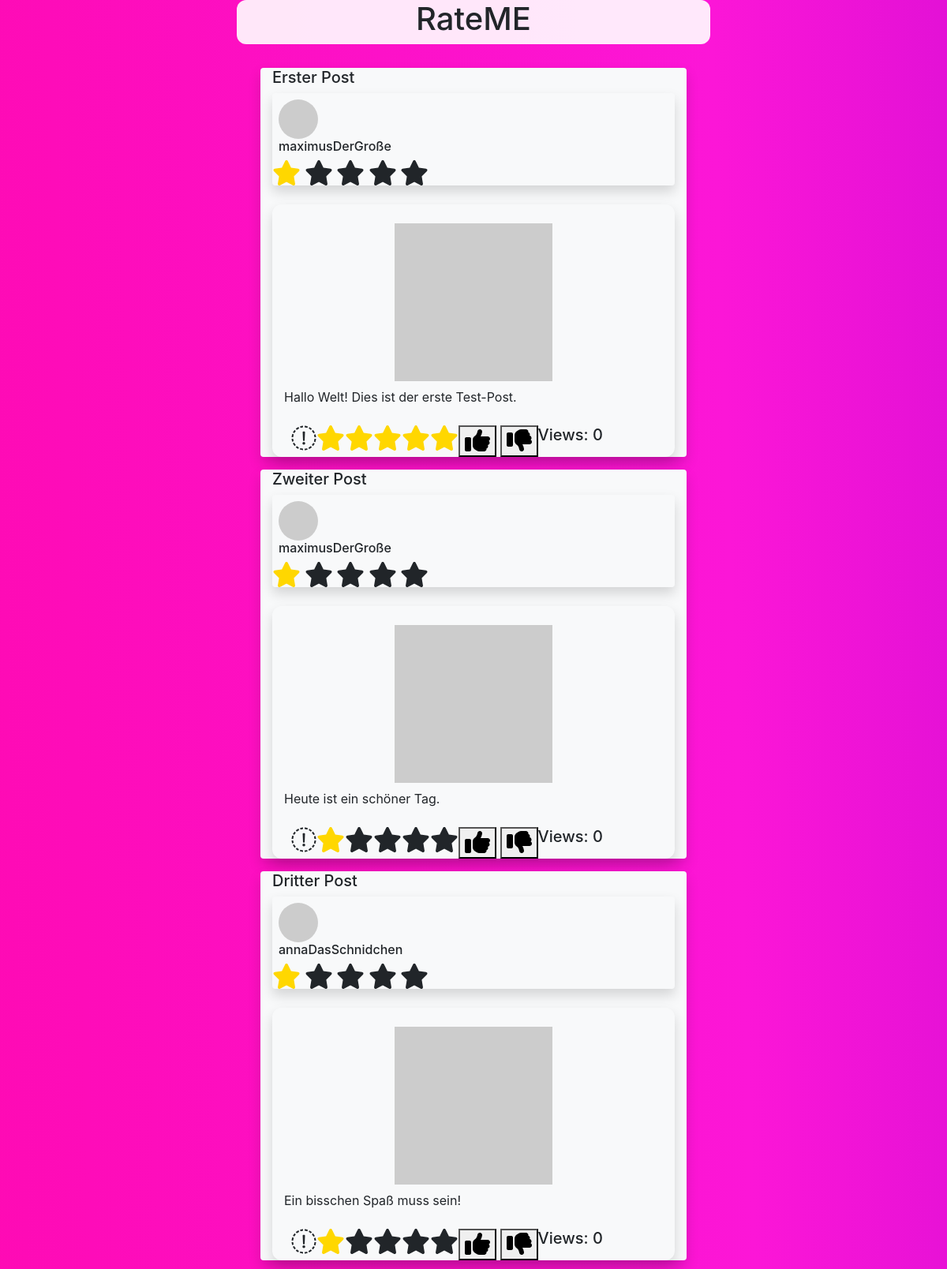
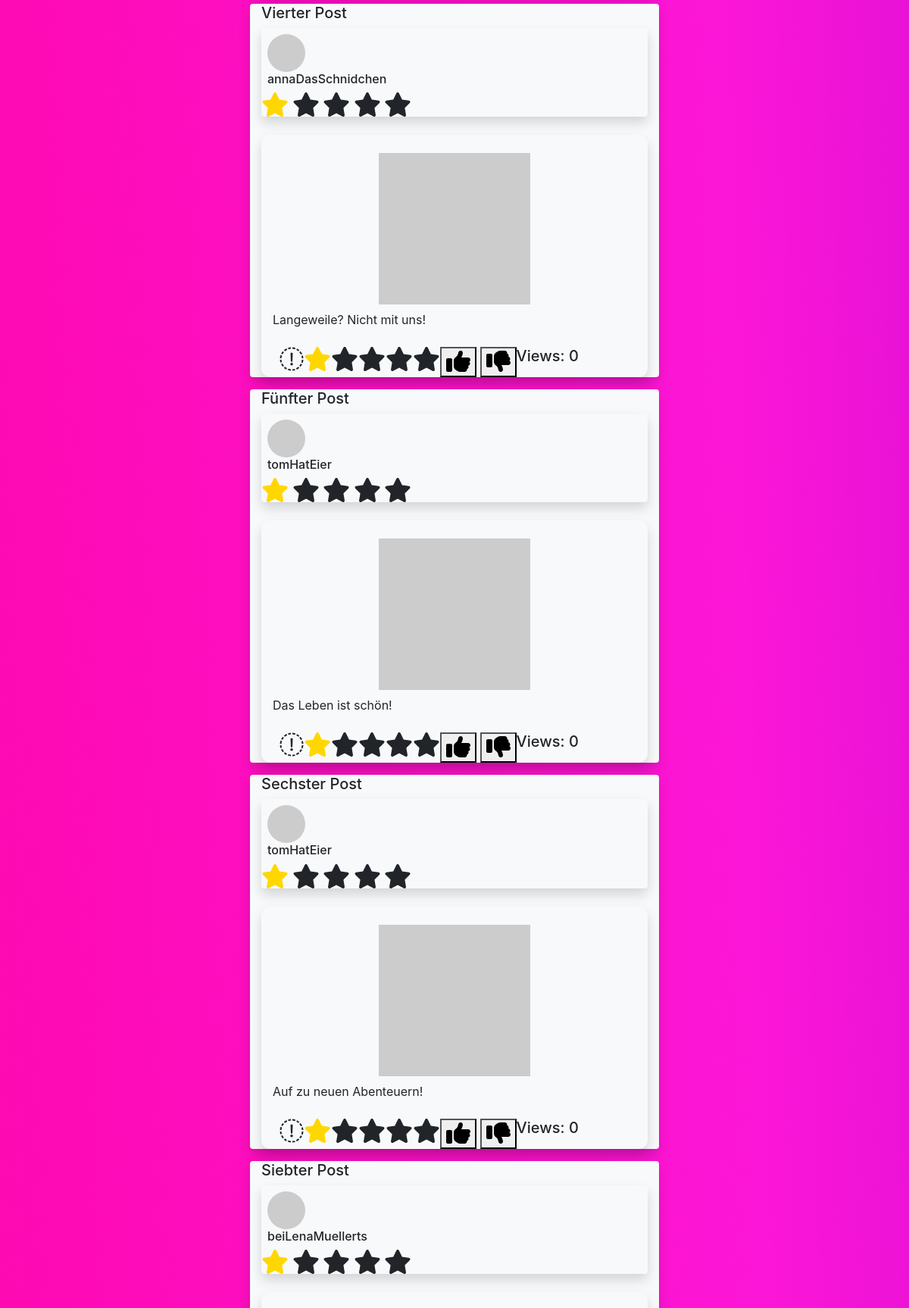
The app's page /home.php (signed in, upper part) with its own data (2 pictures, top to bottom).
### tables this page shows
CREATE TABLE `post_content` (
  `post_content_ID` int(11) NOT NULL,
  `post_content_headline` varchar(20) NOT NULL,
  `post_content_description` text NOT NULL,
  `post_content_image` blob NOT NULL
);

CREATE TABLE `user` (
  `user_pre_name` varchar(20) NOT NULL,
  `user_sur_name` varchar(20) NOT NULL,
  `user_username` varchar(40) NOT NULL,
  `user_email` varchar(120) NOT NULL,
  `user_rating` int(120) NOT NULL,
  `user_password` varchar(20) NOT NULL,
  `user_id` int(11) NOT NULL,
  `user_join_date` date NOT NULL DEFAULT current_timestamp()
);

### get_post.php (called while the page is built, shortened)
<?php
function get_post($post_id)
{
    $conn = connect_db();
    $sql = "SELECT * FROM post WHERE post_id = ?";
    $stmt = mysqli_prepare($conn, $sql);
    mysqli_stmt_bind_param($stmt, "i", $post_id);
    mysqli_stmt_execute($stmt);
    $result = mysqli_stmt_get_result($stmt);
    if ($result && mysqli_num_rows($result) > 0) {
        $post = mysqli_fetch_assoc($result);
        $views = $post['post_views'];
        $date = $post['post_date'];
        $rating = $post['post_rating'];
        return array($views, $rating, $date);
    } else {
        return array(0, 0, '');
    }
}
function get_post_content($post_id)
{
    $conn = connect_db();
    $sql = "SELECT post_content_ID FROM post_ids WHERE post_ID = ?";
    $stmt = mysqli_prepare($conn, $sql);
    mysqli_stmt_bind_param($stmt, "i", $post_id);
    mysqli_stmt_execute($stmt);
    $result = mysqli_stmt_get_result($stmt);
    if ($result && mysqli_num_rows($result) > 0) {
        $post_content_id = mysqli_fetch_assoc($result)['post_content_ID'];
        $sql = "SELECT * FROM post_content WHERE post_content_ID = ?";
        $stmt = mysqli_prepare($conn, $sql);
        mysqli_stmt_bind_param($stmt, "i", $post_content_id);
        mysqli_stmt_execute($stmt);
        $result = mysqli_stmt_get_result($stmt);
        if ($result && mysqli_num_rows($result) > 0) {
            $post_content = mysqli_fetch_assoc($result);
            $post_content_headline = $post_content['post_content_headline'];
            $post_content_description = $post_content['post_content_description'];
            $post_content_image = $post_content['post_content_image'];
            return array($post_content_headline, $post_content_description, $post_content_image);
        } else {
            return array('', '', '');
        }
    } else {
        return array('', '', '');
    }
}
function get_views($post_id)
{
    return get_post($post_id)[0];
}
function get_rating($post_id)
{
    if (is_null(get_post($post_id)[1])) {
        return 0;
    } else {
        return get_post($post_id)[1];
    }
}
function get_Headline($post_id)
{
    return get_post_content($post_id)[0];
}
function get_description($post_id){
    return get_post_content($post_id)[1];
}
function get_20_newest_posts()
{
    $conn = connect_db();
    $sql = "SELECT post_ID FROM post ORDER BY post_date LIMIT 20";
    $result = mysqli_query($conn, $sql);
    $result_array = array();
    while ($row = mysqli_fetch_array($result)) {
        $result_array[] = $row["post_ID"];
    }
    return $result_array;
}

### get_username.php (called while the page is built, shortened)
<?php
function getPostCreator($postid)
{
    $conn = connect_db();
    $sql = "SELECT user_id FROM user_posts WHERE post_ID = $postid";
    $result = mysqli_query($conn, $sql);
    $user_ID = mysqli_fetch_assoc($result)['user_id'];
    $sql = "SELECT user_username FROM user WHERE user_id = $user_ID";
    $result = mysqli_query($conn, $sql);
    $user_username = mysqli_fetch_assoc($result)['user_username'];
    return $user_username;
}

### post.php (the view, shortened to what this page needs)
<?php
include_once 'get_username.php';
function show_post($postid, $show_RatingButtons)
{
    if (isset($postid)) {
?>
        <div class="container rounded shadow mb-3 bg-light text">
            <h5><?php echo get_Headline($postid); ?></h5>
            <div class="rounded shadow mb-8">
                <img src="https://picsum.photos/50" alt="" class="profile-pic ml-2 mt-2">
                <h6 class="ml-2">
                    <?php
                    $username = getPostCreator($postid);
                    echo $username;
                    ?>
                </h6>
                <?php
                $username = getPostCreator($postid);
                $sql = "SELECT user_rating FROM `user` WHERE user_username = '$username'";
                $conn = connect_db();
                $result = mysqli_query($conn, $sql);
                $row = mysqli_fetch_assoc($result);
                $userRating = $row['user_rating'];
                if (is_null($userRating)) {
                    echo 0.0;
                } else {
                    if ($userRating >= 20) { ?>
                        <i class="fa fa-star fa-2xl" style="color: gold;"></i>
                    <?php } else { ?>
                        <i class="fa fa-star fa-2xl"></i>
                    <?php }
                    if ($userRating >= 40) { ?>
                        <i class="fa fa-star fa-2xl" style="color: gold;"></i>
                    <?php } else { ?>
                        <i class="fa fa-star fa-2xl"></i>
                    <?php }
                    if ($userRating >= 60) { ?>
                        <i class="fa fa-star fa-2xl" style="color: gold;"></i>
                    <?php } else { ?>
                        <i class="fa fa-star fa-2xl"></i>
                    <?php }
                    if ($userRating >= 80) { ?>
                        <i class="fa fa-star fa-2xl" style="color: gold;"></i>
                    <?php } else { ?>
                        <i class="fa fa-star fa-2xl"></i>
                    <?php }
                    if ($userRating >= 95) { ?>
                        <i class="fa fa-star fa-2xl" style="color: gold;"></i>
                    <?php } else { ?>
                        <i class="fa fa-star fa-2xl"></i>
                    <?php }
                }
                ?>
            </div>
            <br>
            <div class="text-center round container shadow">
                <br>
                <img src="https://picsum.photos/200" alt="">
                <p style="text-align: left;" class="mt-2"><?php echo get_description($postid); ?></p>
                <div class="text-left row mt-4">
                    <i class="fa fa-commenting-o fa-2xl ml-4"></i>
                    <?php
                    $ID = $postid;
                    $rating = get_rating($ID);
                    if (is_null($rating)) {
                        echo 0.0;
                    } else {
                        if ($rating >= 20) { ?>
                            <i class="fa fa-star fa-2xl" style="color: gold;"></i>
                        <?php } else { ?>
                            <i class="fa fa-star fa-2xl"></i>
                        <?php }
                        if ($rating >= 40) { ?>
                            <i class="fa fa-star fa-2xl" style="color: gold;"></i>
                        <?php } else { ?>
                            <i class="fa fa-star fa-2xl"></i>
                        <?php }
                        if ($rating >= 60) { ?>
                            <i class="fa fa-star fa-2xl" style="color: gold;"></i>
                        <?php } else { ?>
                            <i class="fa fa-star fa-2xl"></i>
                        <?php }
                        if ($rating >= 80) { ?>
                            <i class="fa fa-star fa-2xl" style="color: gold;"></i>
                        <?php } else { ?>
                            <i class="fa fa-star fa-2xl"></i>
                        <?php }
                        if ($rating >= 95) { ?>
                            <i class="fa fa-star fa-2xl" style="color: gold;"></i>
                        <?php } else { ?>
                            <i class="fa fa-star fa-2xl"></i>
                        <?php }
                    }
                    if ($show_RatingButtons) {
                    ?>
                        <form action="like_post.php" method="post">
                            <button type="submit" name="like_type" value="like"><i class="fas fa-thumbs-up fa-2x"> </i>
                            </button>
                            <button type="submit" name="like_type" value="dislike"><i class="fas fa-thumbs-down fa-2x"></i>
                            </button>
                        </form>
                    <?php } ?>
                    <h5>Views: <?php $ID = 11;
                                if (is_null(get_views($ID))) echo 0;
                                else echo get_views($ID); ?> </h5>
                </div>
            </div>
        </div>
<?php
    }
}
?>

### home.php (shortened to what this page needs)
<!DOCTYPE html>
<html lang="en">
<head>
    <link rel="stylesheet" href="home.css">
    <link rel="stylesheet" href="https://cdn.jsdelivr.net/npm/bootstrap@4.1.3/dist/css/bootstrap.min.css">
</head>
<body class="gradient-background" >
    <div class="container rounded  mb-5 text content" style="height: 100%; width: 50%;">
        <div class="fixed-top container round" style="background-color:rgb(255,255,255,0.9); width: 50%">
            <h1 class="h1 text-center rate-me_headline round">RateME</h1>
        </div>
            <?php include "get_post.php";
                include_once "post.php";
                $postIDs = get_20_newest_posts();
                ?>
                <div class="container rounded" style="margin-top: 15%">
                    <?php show_post($postIDs[0], true); ?>
                </div>
                <?php
                for($i = 1; $i < sizeof($postIDs); $i++){
                    ?>
                    <div class="container round">
                        <?php show_post($postIDs[$i], true); ?>
                    </div>
                    <?php
                }
                ?>
        </div>
        <br>
        <br>
</body>
</html>

### home.css (style rules this page uses)
.profile-pic { border-radius: 50%; }
.rate-me_headline { background-clip: border-box; color: rgba(255, 0, 109, 0.84); }
.round { border-radius: 50%; }
html { scroll-behavior: smooth; }
.round { border-radius:12px; }
.gradient-background { background: linear-gradient(268deg,darkviolet,#fc16d7,#ff07aa); background-size: 180% 180%; animation: gradient-animation 6s ease infinite; }

### records on screen
post_content: post_content_headline "Erster Post", post_content_description "Hallo Welt! Dies ist der erste Test-Post."
user: user_username "maximusDerGroße"
post_content: post_content_headline "Zweiter Post", post_content_description "Heute ist ein schöner Tag."
post_content: post_content_headline "Dritter Post", post_content_description "Ein bisschen Spaß muss sein!"
user: user_username "annaDasSchnidchen"
post_content: post_content_headline "Vierter Post", post_content_description "Langeweile? Nicht mit uns!"
post_content: post_content_headline "Fünfter Post", post_content_description "Das Leben ist schön!"
user: user_username "tomHatEier"
post_content: post_content_headline "Sechster Post", post_content_description "Auf zu neuen Abenteuern!"
post_content: post_content_headline "Siebter Post"
user: user_username "beiLenaMuellerts"

### other values on screen
get_views($ID) "0"
